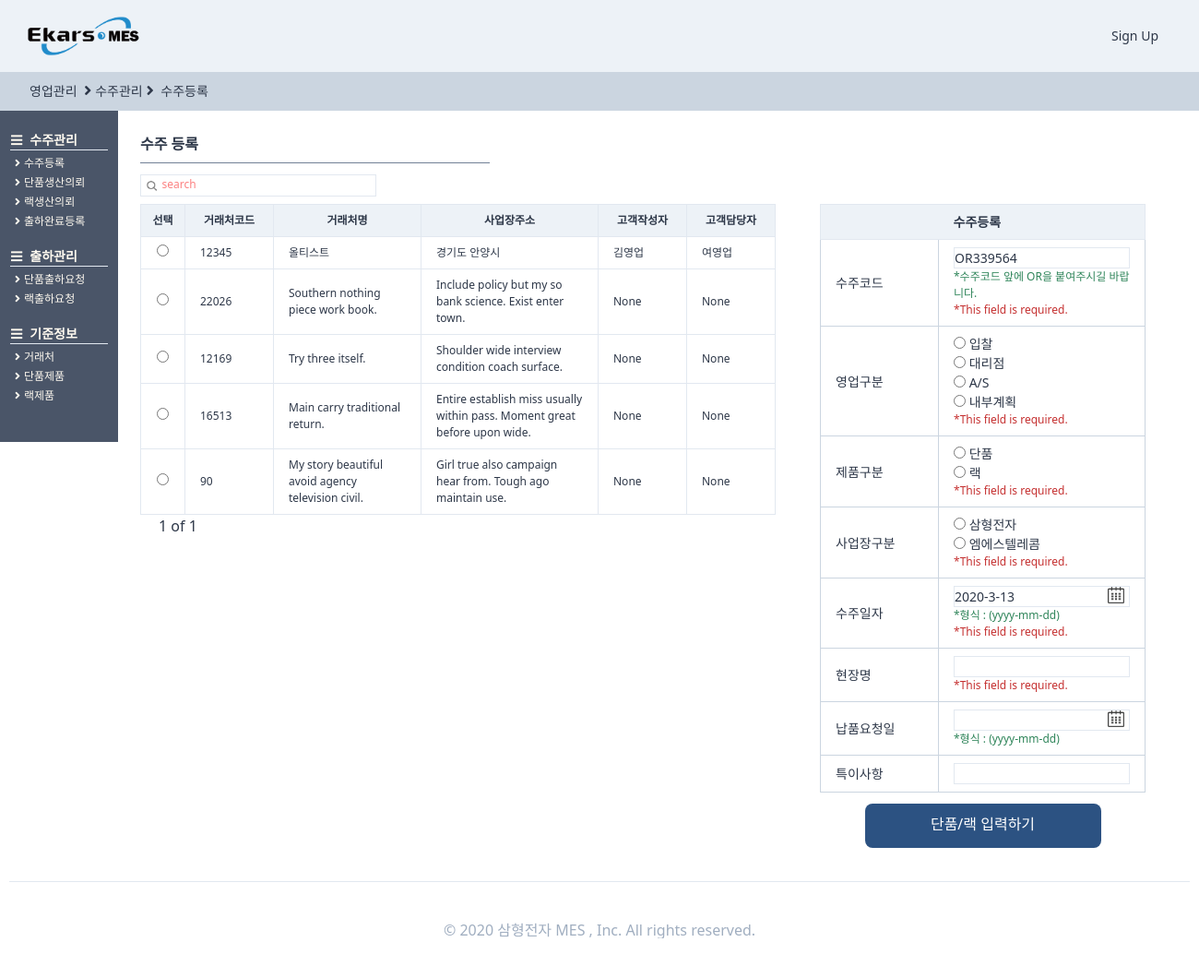
Screenshot of /orders/orderregister/ with the database file from the repository.
### StandardInformation/models.py (models this page shows, shortened)
class CustomerPartner(TimeStampedModel):
    고객 = "고객"
    대리점 = "대리점"
    공급처 = "공급처"
    거래처_CHOICES = (
        (고객, "고객"),
        (대리점, "대리점"),
        (공급처, "공급처"),
    )
    고객작성자 = models.ForeignKey(
        "users.User", related_name="고객거래처작성자", on_delete=models.SET_NULL, null=True
    )
    작성일 = models.DateField(auto_now=True, auto_now_add=False)
    거래처구분 = models.CharField(choices=거래처_CHOICES, max_length=4, default=공급처)
    거래처코드 = models.CharField(max_length=50, null=True)
    거래처명 = models.CharField(max_length=70, null=True)
    사업자등록번호 = models.CharField(max_length=50, null=True)
    고객담당자 = models.ForeignKey(
        "users.User", related_name="고객거래처담당자", on_delete=models.SET_NULL, null=True
    )
    연락처 = models.CharField(max_length=50, blank=True)
    이메일 = models.EmailField(max_length=254)
    사업장주소 = models.CharField(max_length=70, blank=True, null=True)
    사업자등록증첨부 = models.FileField(blank=True, null=True)
    특이사항 = models.TextField(blank=True, null=True)
    사용여부 = models.BooleanField(default=False)
    class Meta:
        verbose_name = "고객"
        verbose_name_plural = "고객"

### users/models.py (models this page shows)
class User(AbstractUser,TimeStampedModel):
    부서 = models.ForeignKey(
        "Part", related_name="user", on_delete=models.CASCADE, null=True
    )
    class Meta:
        verbose_name = "사용자"
        verbose_name_plural = "사용자"
    def __str__(self):
        return self.first_name

### orders/views.py (the view, shortened to what this page needs)
# urls.py: path("orderregister/", views.orderregister, name="orderregister"),
def orderregister(request):
    def give_number():
        while True:
            n = randint(1, 999999)
            num = str(n).zfill(6)
            code = "OR" + num
            obj = models.OrderRegister.objects.get_or_none(수주코드=code)
            if obj:
                pass
            else:
                return code
    form = forms.UploadOrderForm(request.POST)
    code = give_number()
    now = timezone.now().date()
    form.initial = {"수주코드": code, "수주일자": now}
    search = request.GET.get("search")
    if search is None:
        customer = SI_models.CustomerPartner.objects.all().order_by("-created")
        s_bool = False
    pagediv = 10
    totalpage = int(math.ceil(len(customer) / pagediv))
    paginator = Paginator(customer, pagediv, orphans=0)
    page = request.GET.get("page", "1")
    customer = paginator.get_page(page)
    nextpage = int(page) + 1
    previouspage = int(page) - 1
    notsamebool = True
    seletelist = ["제품구분", "영업구분", "사업장구분"]
    if int(page) == totalpage:
        notsamebool = False
    if (search is None) or (search == ""):
        search = "search"
    return render(
        request,
        "orders/orderregister.html",
        {
            "customer": customer,
            "form": form,
            "search": search,
            "page": page,
            "totalpage": totalpage,
            "notsamebool": notsamebool,
            "nextpage": nextpage,
            "previouspage": previouspage,
            "s_bool": s_bool,
            "seletelist": seletelist,
        },
    )

### core/managers.py (called while the page is built)
    def get_or_none(self, **kwargs):
        try:
            return self.get(**kwargs)
        except self.model.DoesNotExist:
            return None

### orders/forms.py (called while the page is built, shortened)
    def clean(self):
        self.is_bound = False
        cleaned_data = super().clean()
        code = self.cleaned_data.get("수주코드")
        order = models.OrderRegister.objects.get_or_none(수주코드=code)
        거래처코드 = self.cleaned_data.get("거래처코드")
        customer = SI_models.CustomerPartner.objects.get_or_none(거래처코드=거래처코드)

### templates/orders/orderregister.html (shortened to what this page needs)
{%extends "orders/ordershome.html"%}
{%load static%}
{%block head_title%}
<i class="fas fa-angle-right mx-1 text-base"></i>수주관리<i class="fas fa-angle-right text-base mx-1"></i>
<a href="{%url "orders:orderregister"%}" class="hover:font-bold">
    수주등록
</a>
{%endblock head_title %}
{%block main_contens%}
<div class="w-11/12 h-full ml-32 -mt-6 font-normal pt-12 flex flex-row">
    <div class="flex flex-col p-6 w-full ">
        <span class="border-b w-1/3 mb-3 border-gray-600 pb-2 font-semibold text-base">수주 등록 </span>
        <div class="w-64 border h-6 mb-2">
            <form method="get" action="" class="w-full flex ">
                <button class="w-4 h-4 mt-1 ml-1  rounded-xl bg-cover bg-center"
                    style="background-image:url({% static 'img/search.png' %});"></button>
                <input name="search" placeholder={{search}}
                    class="ml-1 w-full border-none search-box text-xs font-medium placeholder-red-400 focus: outline-none" />
            </form>
        </div>
        <div class="flex ">
            <div class="flew flex-col">
                <form method="POST" class="w-full flex flex-col justify-center" enctype="multipart/form-data">
                    <table class="table-fixed font-light text-xs w-full">
                        <thead>
                            <tr>
                                <th class="border bg-gray-200 px-1 py-2 w-12">선택</th>
                                <th class="border bg-gray-200 px-4 py-2 w-24">거래처코드</th>
                                <th class="border bg-gray-200 px-4 py-2 w-40">거래처명</th>
                                <th class="border bg-gray-200 px-4 py-2 w-48">사업장주소</th>
                                <th class="border bg-gray-200 px-4 py-2 w-24">고객작성자</th>
                                <th class="border bg-gray-200 px-4 py-2 w-24">고객담당자</th>
                            </tr>
                        </thead>
                        <tbody>
                            <ul id="id_거래처코드">
                                {%for list in customer%}
                                <tr>
                                    <td class="border px-4 py-2 text-center">
                                        <label for="id_거래처코드_0"><input type="radio" name="거래처코드" value={{list.거래처코드}}
                                                required="" id="id_거래처코드_0">
                                        </label>
                                    </td>
                                    <td class="border px-4 py-2 hover:text-blue-700">
                                        {{list.거래처코드}}</td>
                                    <td class="border px-4 py-2">{{list.거래처명}}</td>
                                    <td class="border px-4 py-2">{{list.사업장주소}}</td>
                                    <td class="border px-4 py-2">{{list.고객작성자}}</td>
                                    <td class="border px-4 py-2">{{list.고객담당자}}</td>
                                </tr>
                                {%endfor%}
                            </ul>
                        </tbody>
                    </table>
                    <div class="flex ml-2">
                        <span class="mx-3 font-medium  text-base">{{page}} of
                            {{totalpage}}</span>
                    </div>
            </div>
            <div class=" flex flex-col px-12 justify-center items-center">
                <div class="w-full justify-center flex flex-col">
                    <table class="table-fixed text-sm w-full">
                        <thead>
                            <tr>
                                <th class="border border-r-0 bg-gray-200 px-4 py-2 w-32"></th>
                                <th class="border border-l-0 bg-gray-200 px-4 py-2 w-56 text-left">수주등록</th>
                            </tr>
                        </thead>
                        <tbody>
                            {% for field in form %}
                            <tr>
                                {%if field.name != "거래처코드"%}
                                <td class="border border-gray-400 px-4 py-2">
                                    {{field.name}}
                                </td>
                                <td class="border border-gray-400 px-4 py-2">
                                    <div
                                        class="  {%if field.name not in seletelist %} border hover:border-gray-500 w-full {%endif%} flex">
                                        {% if field.name == "수주일자" %}
                                        <input type="text" name="수주일자" id="date2" size="10" />
                                        {%elif field.name == "납품요청일"%}
                                        <input type="text" name="납품요청일" id="date3" size="10" />
                                        {% else %}
                                        {{field}}
                                        {% endif %}
                                    </div>
                                    <div class="text-xs text-green-700 ">
                                        {{field.help_text}}
                                    </div>
                                    {% if field.errors %}
                                    {% for error in field.errors %}
                                    <div class="text-red-700 font-light text-xs">*{{error}}</div>
                                    {% endfor %}
                                    {% endif %}
                                </td>
                                {%endif%}
                            </tr>
                            {%endfor%}
                        </tbody>
                    </table>
                </div>
                <div class=" flex flex-row justify-around -mx-12">
                    <button class="btn-link bg-blue-800 text-white w-64 h-12 self-center my-3 pt-0 pb-1">
                        <div class="text-base font-medium">단품/랙 입력하기</div>
                    </button>
                </div>
            </div>
        </div>
    </div>
</div>
{%endblock main_contens %}

### rows the page displays
CustomerPartner: 거래처코드 "12345", 거래처명 "올티스트", 사업장주소 "경기도 안양시", 고객작성자 "김영업", 고객담당자 "여영업"
CustomerPartner: 거래처코드 "22026", 거래처명 "Southern nothing piece work book.", 사업장주소 "Include policy but my so bank science. Exist enter town.", 고객작성자 "None", 고객담당자 "None"
CustomerPartner: 거래처코드 "12169", 거래처명 "Try three itself.", 사업장주소 "Shoulder wide interview condition coach surface.", 고객작성자 "None", 고객담당자 "None"
CustomerPartner: 거래처코드 "16513", 거래처명 "Main carry traditional return.", 사업장주소 "Entire establish miss usually within pass. Moment great before upon wide.", 고객작성자 "None", 고객담당자 "None"
CustomerPartner: 거래처코드 "90", 거래처명 "My story beautiful avoid agency television civil.", 사업장주소 "Girl true also campaign hear from. Tough ago maintain use.", 고객작성자 "None", 고객담당자 "None"

### other values shown
{{ page }} "1"
{{ totalpage }} "1"
{{ field.name }} "수주코드" "영업구분" "제품구분" "사업장구분" "수주일자" "현장명" "납품요청일" "특이사항"
{{ field.help_text }} "*수주코드 앞에 OR을 붙여주시길 바랍니다." "*형식 : (yyyy-mm-dd)" "*형식 : (yyyy-mm-dd)"
{{ error }} "This field is required." "This field is required." "This field is required." "This field is required." "This field is required." "This field is required."
